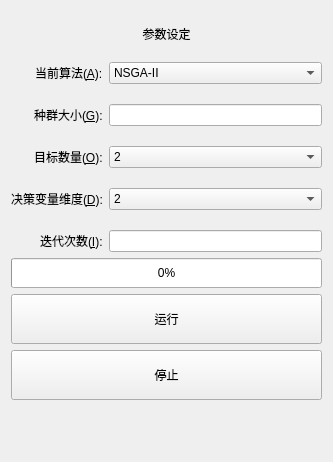
<?xml version="1.0" encoding="UTF-8"?>
<ui version="4.0">
 <class>Setting</class>
 <widget class="QWidget" name="Setting">
  <property name="geometry">
   <rect>
    <x>0</x>
    <y>0</y>
    <width>333</width>
    <height>462</height>
   </rect>
  </property>
  <property name="windowTitle">
   <string>参数设定</string>
  </property>
  <layout class="QVBoxLayout" name="verticalLayout">
   <item>
    <widget class="QLabel" name="label">
     <property name="text">
      <string>参数设定</string>
     </property>
     <property name="alignment">
      <set>Qt::AlignCenter</set>
     </property>
    </widget>
   </item>
   <item>
    <layout class="QFormLayout" name="formLayout">
     <property name="fieldGrowthPolicy">
      <enum>QFormLayout::AllNonFixedFieldsGrow</enum>
     </property>
     <property name="labelAlignment">
      <set>Qt::AlignRight|Qt::AlignTrailing|Qt::AlignVCenter</set>
     </property>
     <property name="formAlignment">
      <set>Qt::AlignLeading|Qt::AlignLeft|Qt::AlignTop</set>
     </property>
     <property name="verticalSpacing">
      <number>20</number>
     </property>
     <item row="0" column="0">
      <widget class="QLabel" name="algorithmLabel">
       <property name="text">
        <string>当前算法(&amp;A):</string>
       </property>
       <property name="buddy">
        <cstring>algorithmComboBox</cstring>
       </property>
      </widget>
     </item>
     <item row="0" column="1">
      <widget class="QComboBox" name="algorithmComboBox">
       <item>
        <property name="text">
         <string>NSGA-II</string>
        </property>
       </item>
       <item>
        <property name="text">
         <string>MOEA/D</string>
        </property>
       </item>
      </widget>
     </item>
     <item row="1" column="0">
      <widget class="QLabel" name="groupLabel">
       <property name="text">
        <string>种群大小(&amp;G):</string>
       </property>
       <property name="buddy">
        <cstring>groupLineEdit</cstring>
       </property>
      </widget>
     </item>
     <item row="1" column="1">
      <widget class="QLineEdit" name="groupLineEdit"/>
     </item>
     <item row="2" column="0">
      <widget class="QLabel" name="objectLabel">
       <property name="text">
        <string>目标数量(&amp;O):</string>
       </property>
       <property name="buddy">
        <cstring>objectComboBox</cstring>
       </property>
      </widget>
     </item>
     <item row="2" column="1">
      <widget class="QComboBox" name="objectComboBox">
       <item>
        <property name="text">
         <string>2</string>
        </property>
       </item>
       <item>
        <property name="text">
         <string>3</string>
        </property>
       </item>
      </widget>
     </item>
     <item row="3" column="0">
      <widget class="QLabel" name="dimensionLabel">
       <property name="text">
        <string>决策变量维度(&amp;D):</string>
       </property>
       <property name="buddy">
        <cstring>dimensionComboBox</cstring>
       </property>
      </widget>
     </item>
     <item row="3" column="1">
      <widget class="QComboBox" name="dimensionComboBox">
       <item>
        <property name="text">
         <string>2</string>
        </property>
       </item>
       <item>
        <property name="text">
         <string>3</string>
        </property>
       </item>
       <item>
        <property name="text">
         <string>4</string>
        </property>
       </item>
       <item>
        <property name="text">
         <string>5</string>
        </property>
       </item>
       <item>
        <property name="text">
         <string>6</string>
        </property>
       </item>
       <item>
        <property name="text">
         <string>7</string>
        </property>
       </item>
       <item>
        <property name="text">
         <string>8</string>
        </property>
       </item>
       <item>
        <property name="text">
         <string>9</string>
        </property>
       </item>
       <item>
        <property name="text">
         <string>10</string>
        </property>
       </item>
      </widget>
     </item>
     <item row="4" column="0">
      <widget class="QLabel" name="generationLabel">
       <property name="text">
        <string>迭代次数(&amp;I):</string>
       </property>
       <property name="buddy">
        <cstring>generationLineEdit</cstring>
       </property>
      </widget>
     </item>
     <item row="4" column="1">
      <widget class="QLineEdit" name="generationLineEdit"/>
     </item>
    </layout>
   </item>
   <item>
    <widget class="QProgressBar" name="progressBar">
     <property name="minimumSize">
      <size>
       <width>0</width>
       <height>30</height>
      </size>
     </property>
     <property name="value">
      <number>0</number>
     </property>
     <property name="alignment">
      <set>Qt::AlignCenter</set>
     </property>
    </widget>
   </item>
   <item>
    <widget class="QPushButton" name="pushButton">
     <property name="minimumSize">
      <size>
       <width>0</width>
       <height>50</height>
      </size>
     </property>
     <property name="text">
      <string>运行</string>
     </property>
    </widget>
   </item>
   <item>
    <widget class="QPushButton" name="pushButton_2">
     <property name="minimumSize">
      <size>
       <width>0</width>
       <height>50</height>
      </size>
     </property>
     <property name="text">
      <string>停止</string>
     </property>
    </widget>
   </item>
   <item>
    <widget class="QWidget" name="widget" native="true"/>
   </item>
  </layout>
 </widget>
 <resources/>
 <connections/>
</ui>
